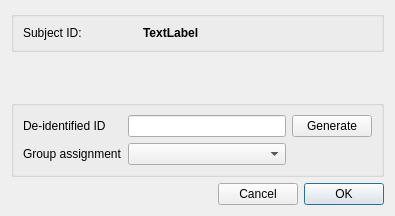
<?xml version="1.0" encoding="UTF-8"?>
<ui version="4.0">
 <class>edit_participant_dialog</class>
 <widget class="QDialog" name="edit_participant_dialog">
  <property name="windowModality">
   <enum>Qt::WindowModal</enum>
  </property>
  <property name="geometry">
   <rect>
    <x>0</x>
    <y>0</y>
    <width>395</width>
    <height>216</height>
   </rect>
  </property>
  <property name="sizePolicy">
   <sizepolicy hsizetype="Fixed" vsizetype="Fixed">
    <horstretch>0</horstretch>
    <verstretch>0</verstretch>
   </sizepolicy>
  </property>
  <property name="windowTitle">
   <string>Dialog</string>
  </property>
  <property name="modal">
   <bool>true</bool>
  </property>
  <layout class="QGridLayout" name="gridLayout">
   <item row="12" column="2">
    <widget class="QPushButton" name="pushButton_ok">
     <property name="text">
      <string>OK</string>
     </property>
    </widget>
   </item>
   <item row="7" column="0" colspan="3">
    <widget class="QGroupBox" name="groupBox_description">
     <property name="title">
      <string/>
     </property>
     <layout class="QHBoxLayout" name="horizontalLayout" stretch="1,2">
      <property name="sizeConstraint">
       <enum>QLayout::SetNoConstraint</enum>
      </property>
      <item>
       <widget class="QLabel" name="label_5">
        <property name="text">
         <string>Subject ID:</string>
        </property>
       </widget>
      </item>
      <item>
       <widget class="QLabel" name="label_subject_id">
        <property name="font">
         <font>
          <bold>true</bold>
         </font>
        </property>
        <property name="text">
         <string>TextLabel</string>
        </property>
       </widget>
      </item>
     </layout>
    </widget>
   </item>
   <item row="8" column="0">
    <spacer name="verticalSpacer">
     <property name="orientation">
      <enum>Qt::Vertical</enum>
     </property>
     <property name="sizeHint" stdset="0">
      <size>
       <width>20</width>
       <height>40</height>
      </size>
     </property>
    </spacer>
   </item>
   <item row="12" column="1">
    <widget class="QPushButton" name="pushButton_cancel">
     <property name="text">
      <string>Cancel</string>
     </property>
    </widget>
   </item>
   <item row="12" column="0">
    <spacer name="horizontalSpacer">
     <property name="orientation">
      <enum>Qt::Horizontal</enum>
     </property>
     <property name="sizeHint" stdset="0">
      <size>
       <width>40</width>
       <height>20</height>
      </size>
     </property>
    </spacer>
   </item>
   <item row="10" column="0" colspan="3">
    <widget class="QGroupBox" name="groupBox_participant">
     <property name="title">
      <string/>
     </property>
     <layout class="QGridLayout" name="gridLayout_2">
      <item row="0" column="0">
       <widget class="QLabel" name="label_2">
        <property name="text">
         <string>De-identified ID</string>
        </property>
       </widget>
      </item>
      <item row="1" column="0">
       <widget class="QLabel" name="label_3">
        <property name="text">
         <string>Group assignment</string>
        </property>
       </widget>
      </item>
      <item row="0" column="1">
       <widget class="QLineEdit" name="lineEdit_deidentified_id"/>
      </item>
      <item row="1" column="1">
       <widget class="QComboBox" name="comboBox_group_assignment"/>
      </item>
      <item row="0" column="2">
       <widget class="QPushButton" name="pushButton_generate_deidentifdied_id">
        <property name="text">
         <string>Generate</string>
        </property>
       </widget>
      </item>
     </layout>
    </widget>
   </item>
  </layout>
 </widget>
 <resources/>
 <connections/>
</ui>
